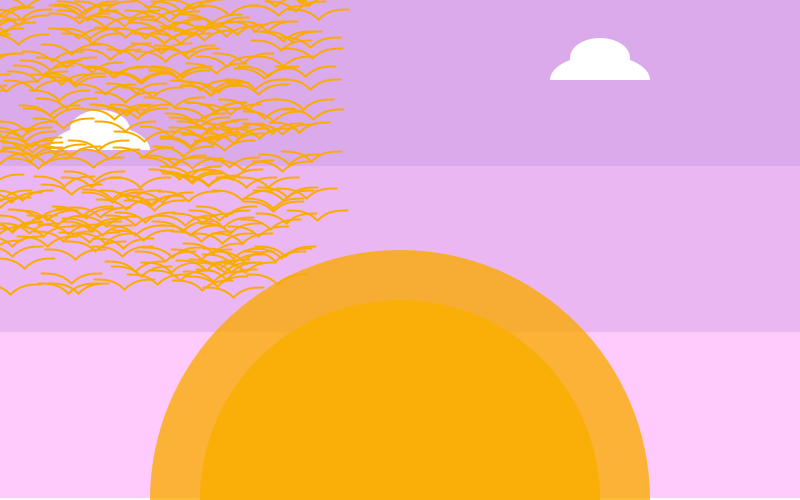
Frame 1 (no input)
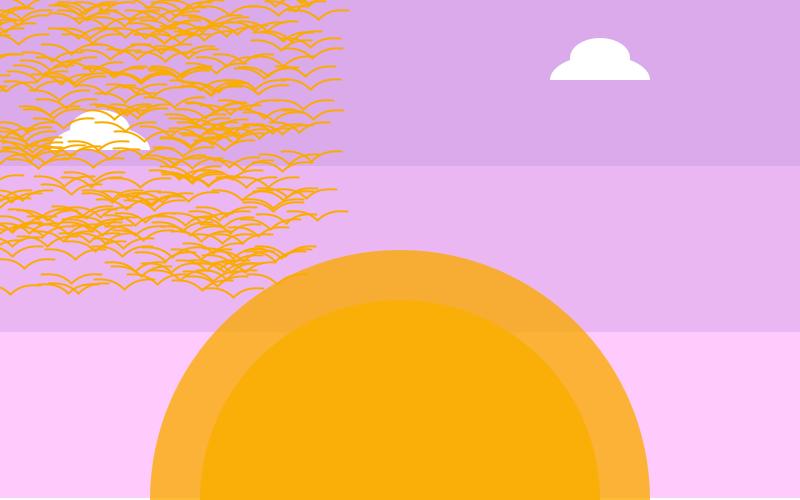
Frame 60 (the mouse pressed at the canvas centre just before this capture)
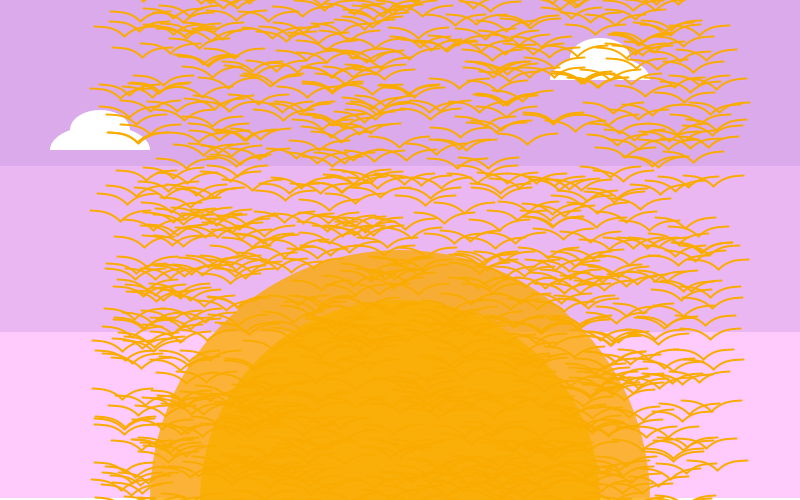
Frame 120 (the mouse held since frame 60 and released just before this capture)

The Processing sketch that drew these frames (run headless with seeded random() and noise(); from frame 60 on, the mouse is pressed at the canvas centre):

// Processing sketch: Birds
// ── Birds.pde
void setup() 
{
  size(800, 500);
  background(255);
  for(int i=0; i<1000; i++)a[i]=new Birb(random(-300,300),random(-300,300));
}
Birb a[]=new Birb[1000];
float y=0;
float x=0;
float wingX;
float wingY;
void draw() 
{
  myBackground();
  for(int i=0; i<1000; i++)a[i].update();
}
void myBackground()
{
  background(255); //Background Colour
  noStroke();
  fill(#DBAAEA);
  rect(0, 0, 800, 166);
  fill(#EBB7F2);
  rect(0, 166, 800, 166);
  fill(#FFCBFC);
  rect(0, 332, 800, 166);
  noStroke();
  fill(255);   
  //Left Cloud
  arc(100, 150, 100, 50, PI, TWO_PI);
  ellipse(100, 130, 60, 40);
  //Right Cloud 
  arc(600, 80, 100, 50, PI, TWO_PI);
  ellipse(600, 58, 60, 40);
  //Sun
  fill(#F5BA23);
  ellipse(400, 500, 400, 400);
  fill(#FAAB00, 200);
  ellipse(400, 500, 500, 500);
}

// ── Birb.pde
public class Birb {
  float dispX;
  float dispY;
  Birb(float x, float y) {
    dispX=x;
    dispY=y;
  }
  float x=0;
  float y=0;
  float wingX=0;
  float wingY=0;
  void update() {
    //noFill();
    fill(0,0);
    stroke(#FAAB00);
    strokeWeight(2);
    x=lerp(x, mouseX, 0.15);
    y=lerp(y, mouseY, 0.15);
    wingY=10*sin(radians(wingX))-10;
    wingX=wingX+3;//Speed
    bezier(x-10+dispX, y+wingY+dispY, x+dispX, -10+y+dispY, 10+x+dispX, -10+y+dispY, 20+x+dispX, y+dispY);        
    bezier(20+x+dispX, y+dispY, 30+x+dispX, -10+y+dispY, 40+x+dispX, -10+y+dispY, 50+x+dispX, y+wingY+dispY);
  }
}
